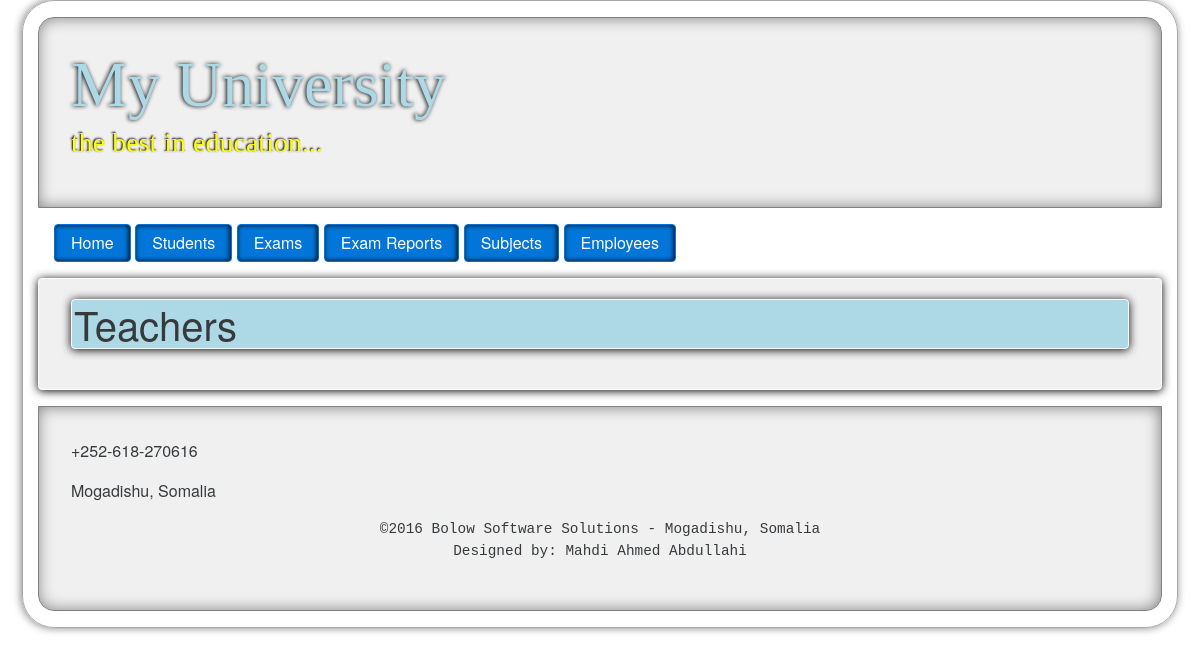
The app's page /cms/employees/, older data.
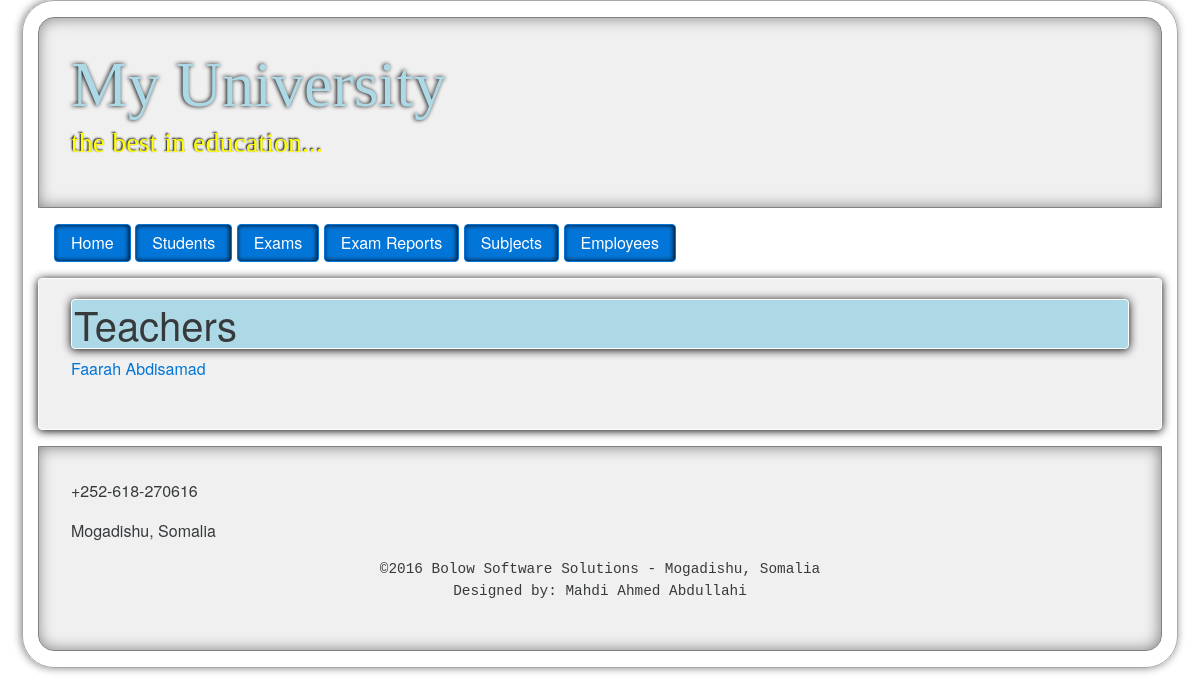
The same page, newer data.
### university/models.py (models this page shows)
class Employee(User):
    subject = models.ForeignKey(Subject, default=None)
    position = models.ForeignKey(Position, null=True)
    def __str__(self):
        return self.first_name + ' ' + self.last_name

### university/views.py (the view)
def teachers_list(request):
    teachers = Employee.objects.filter(is_active = True)
    return render(request, 'teacher/teachers_list.html', {'teachers':teachers,'settings':settings})

### university/templates/teacher/teachers_list.html
{% extends 'university/layout.html' %}
{% block content %}
<h1>Teachers</h1>
{% for teacher in teachers %}
	<p><a href="{%	url	"teacher_profile"	pk=teacher.pk	%}">{{ teacher }}</a></p>
{% endfor %}
{% endblock %}

Row changes from the older to the newer data that the page shows:
added Employee: last_name "Faarah Abdisamad"
